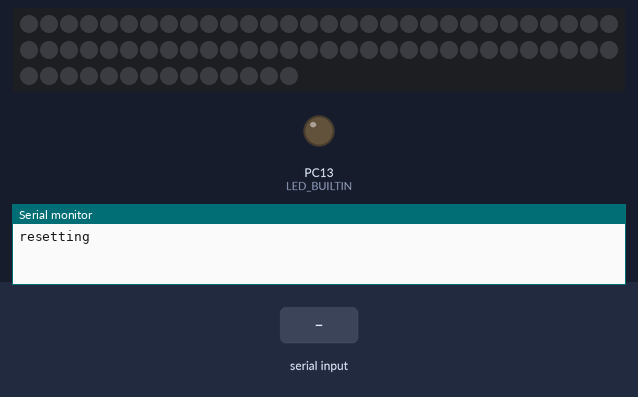
A sketch run on a simulated STM32 Blue Pill. Shown: 74 RGB LEDs in strip order, left to right, continuing on the next row, output pins drawn as LEDs (lit = HIGH), the last lines printed to the serial monitor. Inputs (shaded band) come from the test bench. Dim RGB values are drawn brighter than linear; colours are those a GRB WS2812 strip shows for the declared byte order.

Above: at 1.2 s.
1.3 s: "HELLO\n" received over Serial
At 3.5 s:
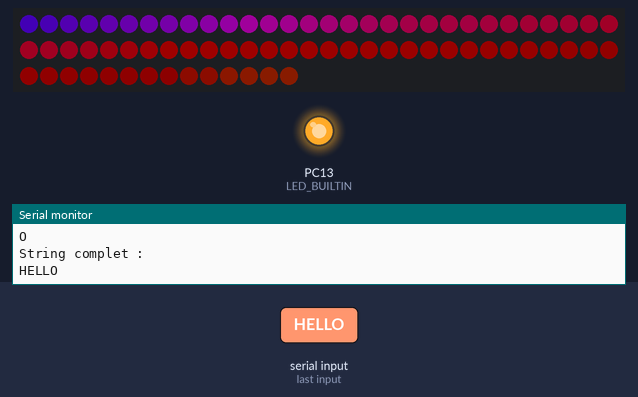
3.8 s: "HELLA\n" received over Serial
At 3.86 s:
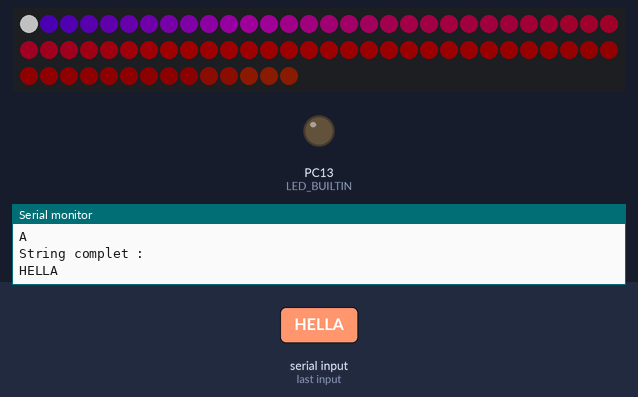
6.8 s: "HELLO\n" received over Serial
At 9.1 s:
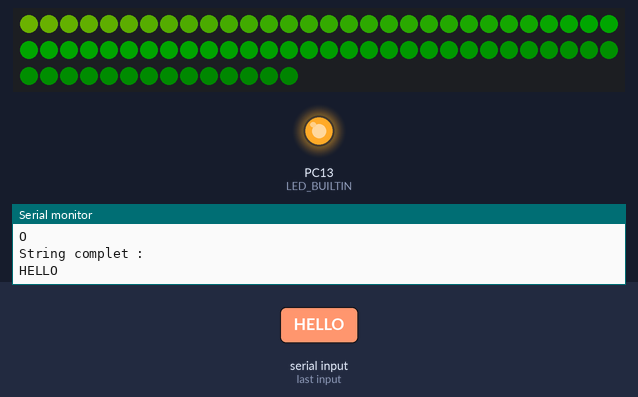
9.8 s: "HELLA\n" received over Serial
At 9.86 s:
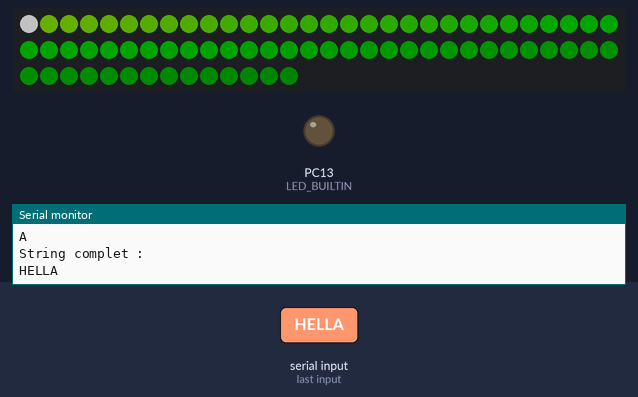
12.8 s: "1\n" received over Serial
At 13.8 s:
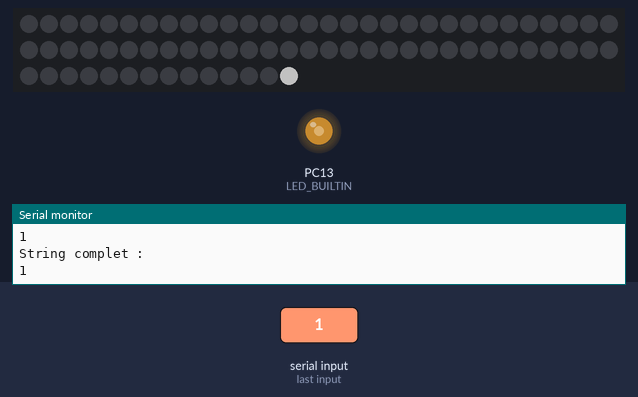
Timing chart, 0 to 16.8 s (numbered marks = the images above; inputs shaded):
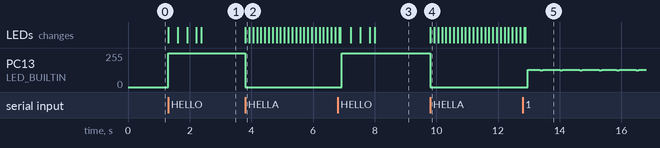

The sketch:

T_Bluetooth_LED.ino
```cpp
#include <FastLED.h>

// How many leds in your strip?
#define NUM_LEDS 74

// For led chips like Neopixels, which have a data line, ground, and power, you just
// need to define DATA_PIN.  For led chipsets that are SPI based (four wires - data, clock,
// ground, and power), like the LPD8806, define both DATA_PIN and CLOCK_PIN
#define DATA_PIN 3
#define CLOCK_PIN 13

// Define the array of leds
CRGB leds[NUM_LEDS];

String inputString = "";         // a String to hold incoming data
bool stringComplete = false;  // whether the string is complete

void setup() {
  Serial.begin(9600);
  Serial.println("resetting");
  LEDS.addLeds<WS2812,DATA_PIN,RGB>(leds,NUM_LEDS);
  LEDS.setBrightness(86);
  pinMode(LED_BUILTIN,OUTPUT);
}

void fadeall() { for(int i = 0; i < NUM_LEDS; i++) { leds[i].nscale8(250); } }

void loop() {
  static uint8_t hue = 0;

  while (Serial.available()) {
    // get the new byte:
    char inChar = (char)Serial.read();
    // add it to the inputString:
    // if the incoming character is a newline, set a flag so the main loop can
    // do something about it:
    if (inChar == '\n'){

        Serial.print("String complet : \n");
        Serial.print(inputString);
        Serial.print("\n");
        stringComplete = true;

      }
    else{
      inputString += inChar;
      Serial.print(inChar);
      Serial.print('\n');
      }

  }

  if (stringComplete) {

    // clear the string:

    digitalWrite(LED_BUILTIN, !digitalRead(LED_BUILTIN));
  }

  if (inputString == "HELLO" and stringComplete == true){

    // First slide the led in one direction
  for(int i = 0; i < NUM_LEDS; i++) {
    // Set the i'th led to red
    leds[i] = CHSV(hue++, 255, 255);
    // Show the leds
    FastLED.show();
    // now that we've shown the leds, reset the i'th led to black
    // leds[i] = CRGB::Black;
    fadeall();
    // Wait a little bit before we loop around and do it again
    delay(5);
  }


  // Now go in the other direction.
  for(int i = (NUM_LEDS)-1; i >= 0; i--) {
    // Set the i'th led to red
    leds[i] = CHSV(hue++, 255, 255);
    // Show the leds
    FastLED.show();
    // now that we've shown the leds, reset the i'th led to black
    // leds[i] = CRGB::Black;
    fadeall();
    // Wait a little bit before we loop around and do it again
    delay(5);


  }

    inputString = "";
    stringComplete = false;
  }

  if (inputString == "HELLA" && stringComplete == true){

       // Move a single white led
   for(int whiteLed = 0; whiteLed < NUM_LEDS; whiteLed = whiteLed + 1) {
      // Turn our current led on to white, then show the leds
      leds[whiteLed] = CRGB::White;

      // Show the leds (only one of which is set to white, from above)
      FastLED.show();

      // Wait a little bit
      delay(40);

      // Turn our current led back to black for the next loop around
      leds[whiteLed] = CRGB::Black;
   }

   inputString = "";
   stringComplete = false;

    }


}

  void serialEvent() {

}
```

Measured:
- after the input at 1.3 s, PC13 (LED_BUILTIN): 0/255 → 255/255 at once; the LEDs: first change at once (image 1 shows a later state)
- after the input at 3.8 s, PC13 (LED_BUILTIN): 255/255 → 0/255 at once; the LEDs: change at once (image 2)
- after the input at 6.8 s, PC13 (LED_BUILTIN): 0/255 → 255/255 after 0.13 s; the LEDs: first differ from a run without the input after 0.43 s (image 3 shows a later state)
- after the input at 9.8 s, PC13 (LED_BUILTIN): 255/255 → 0/255 at once; the LEDs: change at once (image 4)
- after the input at 12.8 s, PC13 (LED_BUILTIN): goes 130/255 0.40 s, 5 × (124/255 0.08 s, 130/255 0.56 s), 124/255 0.08 s, then 130/255, starting after 0.17 s
